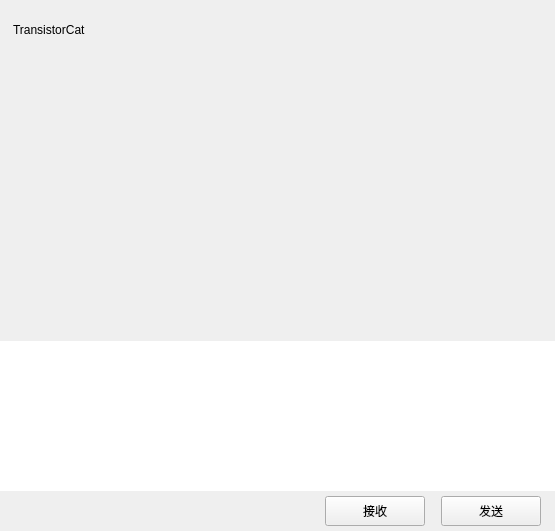
<?xml version="1.0" encoding="UTF-8"?>
<ui version="4.0">
 <class>ChatPage</class>
 <widget class="QWidget" name="ChatPage">
  <property name="geometry">
   <rect>
    <x>0</x>
    <y>0</y>
    <width>555</width>
    <height>531</height>
   </rect>
  </property>
  <property name="windowTitle">
   <string>Form</string>
  </property>
  <layout class="QVBoxLayout" name="verticalLayout">
   <property name="spacing">
    <number>0</number>
   </property>
   <property name="leftMargin">
    <number>0</number>
   </property>
   <property name="topMargin">
    <number>0</number>
   </property>
   <property name="rightMargin">
    <number>0</number>
   </property>
   <property name="bottomMargin">
    <number>0</number>
   </property>
   <item>
    <widget class="QWidget" name="chat_data_wid" native="true">
     <property name="sizePolicy">
      <sizepolicy hsizetype="Expanding" vsizetype="Expanding">
       <horstretch>0</horstretch>
       <verstretch>0</verstretch>
      </sizepolicy>
     </property>
     <layout class="QVBoxLayout" name="verticalLayout_2">
      <property name="spacing">
       <number>0</number>
      </property>
      <property name="leftMargin">
       <number>0</number>
      </property>
      <property name="topMargin">
       <number>0</number>
      </property>
      <property name="rightMargin">
       <number>0</number>
      </property>
      <property name="bottomMargin">
       <number>0</number>
      </property>
      <item>
       <widget class="QWidget" name="title_wid" native="true">
        <property name="minimumSize">
         <size>
          <width>0</width>
          <height>60</height>
         </size>
        </property>
        <property name="maximumSize">
         <size>
          <width>16777215</width>
          <height>60</height>
         </size>
        </property>
        <layout class="QVBoxLayout" name="verticalLayout_3">
         <property name="leftMargin">
          <number>11</number>
         </property>
         <property name="topMargin">
          <number>2</number>
         </property>
         <property name="rightMargin">
          <number>2</number>
         </property>
         <property name="bottomMargin">
          <number>2</number>
         </property>
         <item>
          <widget class="QWidget" name="widget" native="true">
           <layout class="QHBoxLayout" name="horizontalLayout_3">
            <property name="leftMargin">
             <number>2</number>
            </property>
            <property name="topMargin">
             <number>2</number>
            </property>
            <property name="rightMargin">
             <number>2</number>
            </property>
            <property name="bottomMargin">
             <number>2</number>
            </property>
            <item>
             <widget class="QLabel" name="title_lb">
              <property name="text">
               <string>TransistorCat</string>
              </property>
             </widget>
            </item>
           </layout>
          </widget>
         </item>
        </layout>
       </widget>
      </item>
      <item>
       <widget class="ChatView" name="chat_data_list" native="true"/>
      </item>
      <item>
       <widget class="QWidget" name="tool_wid" native="true">
        <property name="minimumSize">
         <size>
          <width>0</width>
          <height>40</height>
         </size>
        </property>
        <property name="maximumSize">
         <size>
          <width>16777215</width>
          <height>40</height>
         </size>
        </property>
        <layout class="QHBoxLayout" name="horizontalLayout_5">
         <property name="leftMargin">
          <number>2</number>
         </property>
         <property name="topMargin">
          <number>2</number>
         </property>
         <property name="rightMargin">
          <number>2</number>
         </property>
         <property name="bottomMargin">
          <number>2</number>
         </property>
         <item>
          <spacer name="horizontalSpacer_7">
           <property name="orientation">
            <enum>Qt::Horizontal</enum>
           </property>
           <property name="sizeType">
            <enum>QSizePolicy::Fixed</enum>
           </property>
           <property name="sizeHint" stdset="0">
            <size>
             <width>5</width>
             <height>20</height>
            </size>
           </property>
          </spacer>
         </item>
         <item>
          <widget class="ClickedLabel" name="emo_lb">
           <property name="minimumSize">
            <size>
             <width>25</width>
             <height>25</height>
            </size>
           </property>
           <property name="maximumSize">
            <size>
             <width>25</width>
             <height>25</height>
            </size>
           </property>
           <property name="text">
            <string/>
           </property>
          </widget>
         </item>
         <item>
          <spacer name="horizontalSpacer_6">
           <property name="orientation">
            <enum>Qt::Horizontal</enum>
           </property>
           <property name="sizeType">
            <enum>QSizePolicy::Fixed</enum>
           </property>
           <property name="sizeHint" stdset="0">
            <size>
             <width>5</width>
             <height>20</height>
            </size>
           </property>
          </spacer>
         </item>
         <item>
          <widget class="ClickedLabel" name="file_lb">
           <property name="minimumSize">
            <size>
             <width>30</width>
             <height>30</height>
            </size>
           </property>
           <property name="maximumSize">
            <size>
             <width>30</width>
             <height>30</height>
            </size>
           </property>
           <property name="text">
            <string/>
           </property>
          </widget>
         </item>
         <item>
          <spacer name="horizontalSpacer_5">
           <property name="orientation">
            <enum>Qt::Horizontal</enum>
           </property>
           <property name="sizeHint" stdset="0">
            <size>
             <width>40</width>
             <height>20</height>
            </size>
           </property>
          </spacer>
         </item>
        </layout>
       </widget>
      </item>
      <item>
       <widget class="MessageTextEdit" name="chatEdit">
        <property name="minimumSize">
         <size>
          <width>0</width>
          <height>150</height>
         </size>
        </property>
        <property name="maximumSize">
         <size>
          <width>16777215</width>
          <height>150</height>
         </size>
        </property>
        <property name="frameShape">
         <enum>QFrame::NoFrame</enum>
        </property>
       </widget>
      </item>
      <item>
       <widget class="QWidget" name="send_wid" native="true">
        <property name="minimumSize">
         <size>
          <width>0</width>
          <height>40</height>
         </size>
        </property>
        <property name="maximumSize">
         <size>
          <width>16777215</width>
          <height>40</height>
         </size>
        </property>
        <layout class="QHBoxLayout" name="horizontalLayout_4">
         <property name="topMargin">
          <number>2</number>
         </property>
         <property name="bottomMargin">
          <number>2</number>
         </property>
         <item>
          <spacer name="horizontalSpacer_2">
           <property name="orientation">
            <enum>Qt::Horizontal</enum>
           </property>
           <property name="sizeHint" stdset="0">
            <size>
             <width>36</width>
             <height>20</height>
            </size>
           </property>
          </spacer>
         </item>
         <item>
          <widget class="ClickedBtn" name="receive_btn">
           <property name="minimumSize">
            <size>
             <width>100</width>
             <height>30</height>
            </size>
           </property>
           <property name="maximumSize">
            <size>
             <width>100</width>
             <height>30</height>
            </size>
           </property>
           <property name="text">
            <string>接收</string>
           </property>
          </widget>
         </item>
         <item>
          <spacer name="horizontalSpacer_3">
           <property name="orientation">
            <enum>Qt::Horizontal</enum>
           </property>
           <property name="sizeType">
            <enum>QSizePolicy::Fixed</enum>
           </property>
           <property name="sizeHint" stdset="0">
            <size>
             <width>10</width>
             <height>20</height>
            </size>
           </property>
          </spacer>
         </item>
         <item>
          <widget class="ClickedBtn" name="send_btn">
           <property name="minimumSize">
            <size>
             <width>100</width>
             <height>30</height>
            </size>
           </property>
           <property name="maximumSize">
            <size>
             <width>100</width>
             <height>30</height>
            </size>
           </property>
           <property name="text">
            <string>发送</string>
           </property>
          </widget>
         </item>
         <item>
          <spacer name="horizontalSpacer_4">
           <property name="orientation">
            <enum>Qt::Horizontal</enum>
           </property>
           <property name="sizeType">
            <enum>QSizePolicy::Fixed</enum>
           </property>
           <property name="sizeHint" stdset="0">
            <size>
             <width>5</width>
             <height>20</height>
            </size>
           </property>
          </spacer>
         </item>
        </layout>
       </widget>
      </item>
     </layout>
    </widget>
   </item>
  </layout>
 </widget>
 <customwidgets>
  <customwidget>
   <class>ClickedBtn</class>
   <extends>QPushButton</extends>
   <header>clickedbtn.h</header>
  </customwidget>
  <customwidget>
   <class>ClickedLabel</class>
   <extends>QLabel</extends>
   <header>clickedlabel.h</header>
  </customwidget>
  <customwidget>
   <class>MessageTextEdit</class>
   <extends>QTextEdit</extends>
   <header>MessageTextEdit.h</header>
  </customwidget>
  <customwidget>
   <class>ChatView</class>
   <extends>QWidget</extends>
   <header>chatview.h</header>
   <container>1</container>
  </customwidget>
 </customwidgets>
 <resources/>
 <connections/>
</ui>
